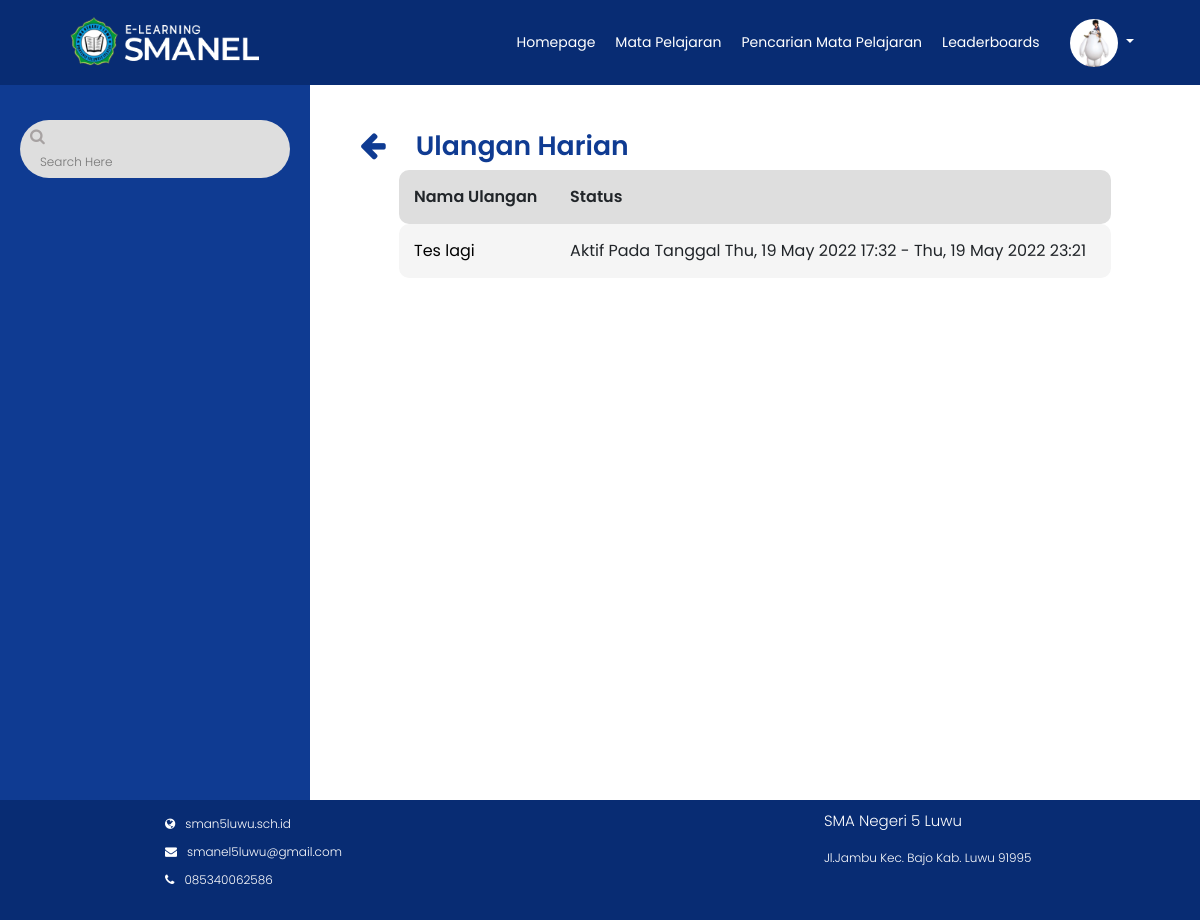
/Backend/ujian.php?Id=50 (signed in), run on the app's committed database.
### tables this page shows
CREATE TABLE `user_siswa` (
  `Id` int(11) NOT NULL,
  `Nama` varchar(225) NOT NULL,
  `Nis` varchar(225) NOT NULL,
  `Kelas` varchar(225) NOT NULL,
  `Tempat` varchar(225) NOT NULL,
  `Tanggal` date NOT NULL,
  `Email` varchar(255) NOT NULL,
  `Alamat` varchar(225) NOT NULL,
  `Username` varchar(225) NOT NULL,
  `Password` varchar(225) NOT NULL,
  `Profil` varchar(225) NOT NULL
);

CREATE TABLE `ujian` (
  `id_ujian` int(11) NOT NULL,
  `Id_Mapel` int(11) NOT NULL,
  `judul_ujian` varchar(225) NOT NULL,
  `Waktu_Aktif` datetime NOT NULL DEFAULT current_timestamp() ON UPDATE current_timestamp(),
  `Waktu_Berakhir` datetime NOT NULL,
  `durasi` varchar(225) NOT NULL
);

### Backend/functions.php (called while the page is built, shortened)
<?php
function koneksi()
{
    return mysqli_connect('localhost', 'root', '', 'elearning');
}
function query($query)
{
    $conn = koneksi();
    $result = mysqli_query($conn, $query);
    if(mysqli_num_rows($result)==1){
        return mysqli_fetch_assoc($result);
    }
    $rows = [];
    return $rows;
}
function querys($query)
{
    $conn = koneksi();
    $result = mysqli_query($conn, $query);
    $rows = [];
    while ($row = mysqli_fetch_assoc($result)) {
        $rows[] = $row;
    }
    return $rows;
}
?>

### Backend/ujian.php (the view, shortened to what this page needs)
<?php
require 'functions.php';
$Id_Mapel = $_GET['Id'];
$ujian = querys("SELECT * FROM ujian WHERE Id_Mapel = '$Id_Mapel'");
?>
<!DOCTYPE html>
<html lang="en">
<head>
    <link rel="stylesheet" href="https://stackpath.bootstrapcdn.com/bootstrap/4.5.0/css/bootstrap.min.css">
    <link rel="stylesheet" href="https://stackpath.bootstrapcdn.com/font-awesome/4.7.0/css/font-awesome.min.css">
    <link rel="stylesheet" href="style.css?<?php echo time() ?>">
</head>
<body>
    <?php require_once('navbar/navbarmapel.php') ?>
    <div class="main-container">
        <div class="dokumen">
            <div class="search-sidebar">
                <div class="search-box d-flex">
                    <form action="" method="post">
                        <span><i class="fa fa-search"></i></span>
                        <input type="text" class="keyword" name="keyword" style="background: none !important;border: none;outline: none;height: 20px;font-size: 12px;" placeholder="Search Here"></input>
                    </form>
                </div>
            </div>
            <div class="doc-content">
                <div class="doc-header">
                    <div class="d-flex">
                        <span><a href="javascript:history.back()"><i class="fa fa-arrow-left"></i></a> </span>
                        <h1>Ulangan Harian</h1>
                    </div>
                </div>
                <div class="ujian-list">
                    <div class="ujian-head">
                        <?php if (empty($ujian)) : ?>
                            <p class="empty">Belum ada ujian yang tersedia untuk kelas ini</p>
                        <?php else : ?>
                            <table>
                                <tr class="title">
                                    <th class="th1">Nama Ulangan</th>
                                    <th class="th2">Status</th>
                                </tr>
                                <tr class="isi">
                                    <?php foreach ($ujian as $u) : ?>
                                        <td class="td1"><a href="detailujian.php?Id=<?php echo $u["id_ujian"] ?>"><?php echo $u["judul_ujian"] ?></a> </td>
                                        <td class="td2">Aktif Pada Tanggal <?php echo date("D, j F Y H:i", strtotime($u["Waktu_Aktif"])) ?> - <?php echo date("D, j F Y H:i", strtotime($u["Waktu_Berakhir"])) ?></td>
                                    <?php endforeach ?>
                                </tr>
                            </table>
                        <?php endif ?>
                    </div>
                </div>
            </div>
        </div>
    </div>
    <div class="footer">
        <div class="nama-footer">
            <p class="tfooter">SMA Negeri 5 Luwu</p>
            <p>Jl.Jambu Kec. Bajo Kab. Luwu 91995</p>
        </div>
        <div class="web">
            <ul>
                <li><a href="http://sman5luwu.sch.id/index.php"><i class="fa fa-globe"></i><span>sman5luwu.sch.id</span></a>
                </li>
                <li><a href="#"><i class="fa fa-envelope"></i><span>smanel5luwu@gmail.com</span></a></li>
                <li><a href="#"><i class="fa fa-phone"></i><span>085340062586</span></a></li>
            </ul>
        </div>
    </div>
</body>
</html>

### Backend/navbar/navbarmapel.php (shortened to what this page needs)
<?php
$nama = $_SESSION["Nis"];
$user = query("SELECT * FROM user_siswa WHERE Nis = '$nama'");
?>
<nav class="navbar navbar-expand-lg navbar-light fixed-top">
  <div class="navbar-header">
    <img src="img/logo.png" alt="">
  </div>
  <div class="collapse navbar-collapse" id="navbarNav">
    <ul class="navbar-nav ml-auto">
      <li class="name nav-item">
        <a href="homepage.php" class="btn" aria-hidden="true">Homepage</a>
      </li>
      <li class="mapel nav-item">
        <a href="matapelajaran.php" class="btn active" aria-hidden="true">Mata Pelajaran</a>
      </li>
      <li class="search-mapel nav-item">
        <a href="pencarian_siswa.php" class="btn" aria-hidden="true">Pencarian Mata Pelajaran </a>
      </li>
      <li class="leader nav-item">
        <a href="leaderboards.php" class="btn" aria-hidden="true">Leaderboards</a>
      </li>
    </ul>
    <div class="profil nav-item dropdown-toggle" type="button" data-toggle="dropdown" aria-haspopup="true" aria-expanded="false">
      <img alt="your image" src="img/<?php echo $user["Profil"]; ?>" title="<?php echo  $user["Profil"];  ?>" style="border-radius: 50%;">
    </div>
  </div>
</nav>

### Backend/style.css (style rules this page uses)
* { margin: 0; padding: 0; box-sizing: border-box; font-family: 'Poppins', sans-serif; font-weight: 300; }
body { font-family: 'Poppins', sans-serif; font-weight: 300; min-height: 100%; outline: none; }
.navbar { background-color: #082C73; color: white; }
.navbar-header img { height: 8vh; margin-top: 5px; margin-left: 5vh; padding-bottom: 8px; color: white; }
.navbar .navbar-header { color: #fefefe; padding-left: 10px; }
.navbar .navbar-nav li a { padding: 10px; color: white; text-decoration: none; transition: 0.5s ease; border: none; font-size: 14px; float: right; }
#navbarNav .profil { margin: 0 20px; padding-right: 30px; float: right; }
#navbarNav .profil img { width: 6vh; }
.footer { display: grid; height: max-content; width: 100%; bottom: 0; background-color: #082C73; position: relative; padding: 10px; font-size: 12px; }
.footer .web { grid-column: 1; grid-row: 4; margin-left: 150px; }
.footer .web-detail-mapel ul li, .footer .web ul li { list-style: none; padding: 5px; }
.footer .web-detail-mapel span, .footer .web span { color: white; padding: 10px; }
.footer .web-detail-mapel i, .footer .web i { color: white; }
.footer .nama-footer { grid-column: 3; grid-row: 4; color: white; margin-left: 150px; }
.footer .nama-footer .tfooter, .footer .nama-footer-mapel .tfooter { font-size: 15px; }
.btn { display: flex; justify-content: center; }
.dokumen { display: flex; width: 100%; min-height: 100vh; position: relative; }
.search-sidebar { width: 320px; background: #0F3B92; position: relative; }
.search-sidebar .search-box { margin: 120px 20px 0px; padding: 5px 10px 5px 10px; background: #dedede; border-radius: 50px; }
.search-box1 p, .search-box i { color: #a7a2a2; }
.doc-content { display: flex; flex-direction: column; width: 80%; min-height: 100vh; }
.doc-header { margin-top: 80px; padding: 50px 50px 0px; height: max-content; color: #0F3B92; }
.doc-header h1 { font-size: 20pt; font-weight: 600; padding-left: 30px; padding-right: 20px; flex: 1; }
.doc-header a { color: #0F3B92; text-decoration: none; cursor: pointer; }
.doc-header .fa-arrow-left { font-size: 30px; }
table { font-family: arial, sans-serif; border-collapse: collapse; width: 80%; margin: 0px auto; }
th { font-weight: 600; }
td, th { border: 0px; text-align: left; padding: 15px; }
td { font-weight: 400; }
td a { text-decoration: none; color: black; font-weight: 400; }
tr { background-color: #dedede; }
.th1, .td1 { border-top-left-radius: 10px; border-bottom-left-radius: 10px; }
.th2, .td2 { border-top-right-radius: 10px; border-bottom-right-radius: 10px; }
tr:nth-child(even) { background-color: #ffff; }
.field-user label, input { padding: 10px; }
.table-header td, th { text-align: center; }
.table-cell tr, td { background: #F5F5F5; }
form i { font-size: 50px; }
.navbar-collapse { flex-grow: 0 !important; }
@media (min-width: 992px) { .navbar-expand-lg .navbar-collapse { margin-left: auto; } }
tr.title th,tr.items td { text-align: left !important; }

### data on the page
user_siswa: Profil (picture)
ujian: judul_ujian "Tes lagi", Waktu_Aktif "Thu, 19 May 2022 17:32", Waktu_Berakhir "Thu, 19 May 2022 23:21"
